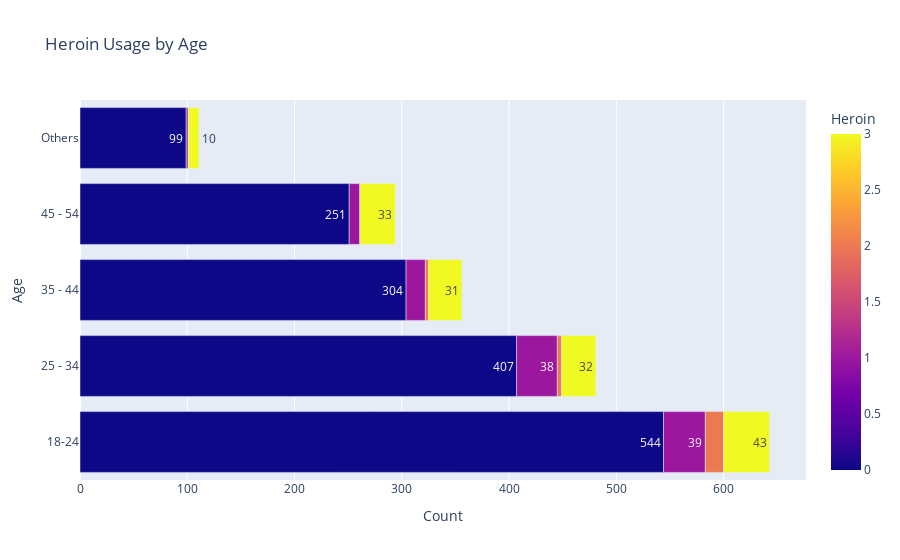
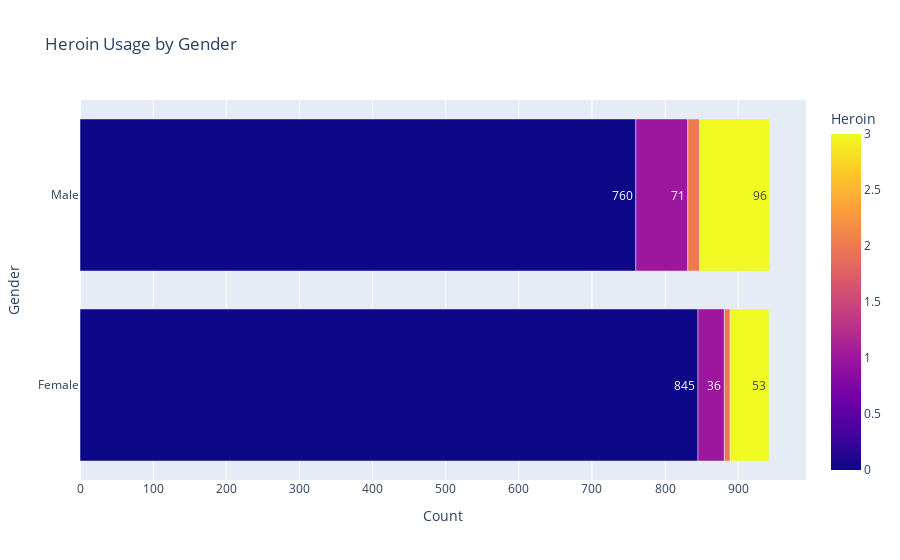
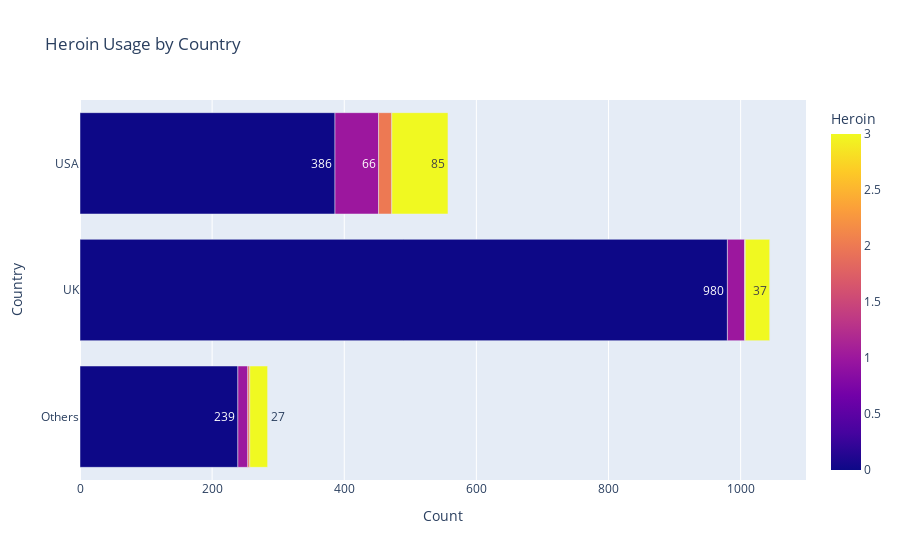
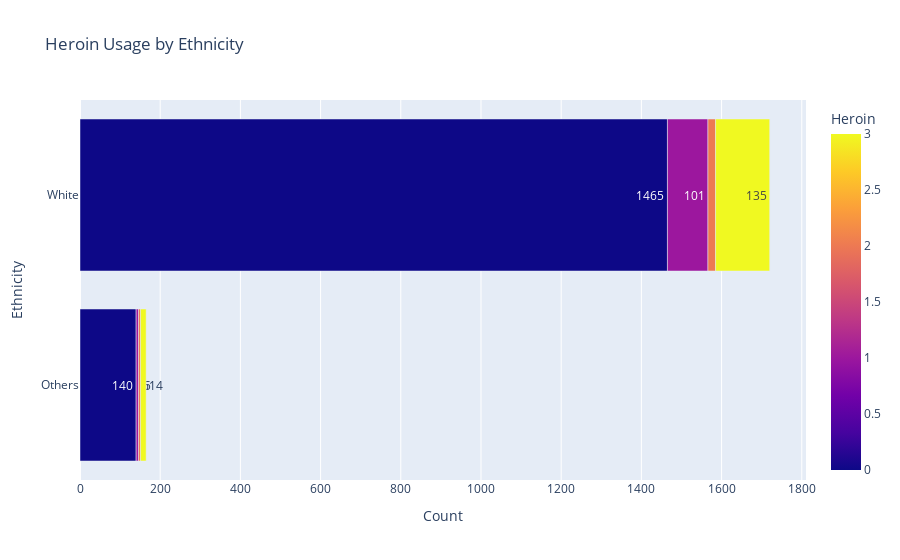

Notebook code for these charts, in order:
### Code cell
import plotly.express as px
select_feature = ["Age", "Gender", "Country", "Ethnicity"]
for i in range(len(target_list)):    
    target = target_list[i]
    for j in range(4) :        
        select=select_feature[j]        
        d = drug_category.groupby([select, target], observed=False).size().reset_index(name='Count')
        fig = px.bar(d, x='Count', y=select, color=target, barmode='group', 
                     title=f'{target} Usage by {select}', text_auto=True)
        fig.show()
#Horizontal graph is more suitable for Education:       
    d_e = drug_category.groupby(["Education", 
            target_list[i]], observed=False).size().reset_index(name='Count')
    fig = px.bar(d_e, x='Education', y="Count", color=target, barmode='group', 
                 title=f'{target} Usage by Education', text_auto=True)
    fig.show()

### Figure 1 — Plotly figure (JSON) as saved in the notebook; plotly's stock layout.template omitted (floating-point values rounded to 4 significant figures)
{"data": [{"alignmentgroup": "True", "hovertemplate": "Count=%{x}<br>Age=%{y}<br>Heroin=%{marker.color}<extra></extra>", "legendgroup": "", "marker": {"color": [0, 1, 2, 3, 0, 1, 2, 3, 0, 1, 2, 3, 0, 1, 2, 3, 0, 1, 2, 3], "coloraxis": "coloraxis", "pattern": {"shape": ""}}, "name": "", "offsetgroup": "", "orientation": "h", "showlegend": false, "textposition": "auto", "texttemplate": "%{x}", "type": "bar", "x": [544, 39, 17, 43, 407, 38, 4, 32, 304, 18, 3, 31, 251, 10, 0, 33, 99, 2, 0, 10], "xaxis": "x", "y": ["18-24", "18-24", "18-24", "18-24", "25 - 34", "25 - 34", "25 - 34", "25 - 34", "35 - 44", "35 - 44", "35 - 44", "35 - 44", "45 - 54", "45 - 54", "45 - 54", "45 - 54", "Others", "Others", "Others", "Others"], "yaxis": "y"}], "layout": {"autosize": true, "barmode": "group", "coloraxis": {"colorbar": {"title": {"text": "Heroin"}}, "colorscale": [[0, "#0d0887"], [0.1111, "#46039f"], [0.2222, "#7201a8"], [0.3333, "#9c179e"], [0.4444, "#bd3786"], [0.5556, "#d8576b"], [0.6667, "#ed7953"], [0.7778, "#fb9f3a"], [0.8889, "#fdca26"], [1, "#f0f921"]]}, "legend": {"tracegroupgap": 0}, "title": {"text": "Heroin Usage by Age"}, "xaxis": {"anchor": "y", "autorange": true, "domain": [0, 1], "range": [0, 676.8], "title": {"text": "Count"}, "type": "linear"}, "yaxis": {"anchor": "x", "autorange": true, "domain": [0, 1], "range": [-0.5, 4.5], "title": {"text": "Age"}, "type": "category"}}}

### Figure 2 — Plotly figure (JSON) as saved in the notebook; plotly's stock layout.template omitted (floating-point values rounded to 4 significant figures)
{"data": [{"alignmentgroup": "True", "hovertemplate": "Count=%{x}<br>Gender=%{y}<br>Heroin=%{marker.color}<extra></extra>", "legendgroup": "", "marker": {"color": [0, 1, 2, 3, 0, 1, 2, 3], "coloraxis": "coloraxis", "pattern": {"shape": ""}}, "name": "", "offsetgroup": "", "orientation": "h", "showlegend": false, "textposition": "auto", "texttemplate": "%{x}", "type": "bar", "x": [845, 36, 8, 53, 760, 71, 16, 96], "xaxis": "x", "y": ["Female", "Female", "Female", "Female", "Male", "Male", "Male", "Male"], "yaxis": "y"}], "layout": {"autosize": true, "barmode": "group", "coloraxis": {"colorbar": {"title": {"text": "Heroin"}}, "colorscale": [[0, "#0d0887"], [0.1111, "#46039f"], [0.2222, "#7201a8"], [0.3333, "#9c179e"], [0.4444, "#bd3786"], [0.5556, "#d8576b"], [0.6667, "#ed7953"], [0.7778, "#fb9f3a"], [0.8889, "#fdca26"], [1, "#f0f921"]]}, "legend": {"tracegroupgap": 0}, "title": {"text": "Heroin Usage by Gender"}, "xaxis": {"anchor": "y", "autorange": true, "domain": [0, 1], "range": [0, 992.6], "title": {"text": "Count"}, "type": "linear"}, "yaxis": {"anchor": "x", "autorange": true, "domain": [0, 1], "range": [-0.5, 1.5], "title": {"text": "Gender"}, "type": "category"}}}

### Figure 3 — Plotly figure (JSON) as saved in the notebook; plotly's stock layout.template omitted (floating-point values rounded to 4 significant figures)
{"data": [{"alignmentgroup": "True", "hovertemplate": "Count=%{x}<br>Country=%{y}<br>Heroin=%{marker.color}<extra></extra>", "legendgroup": "", "marker": {"color": [0, 1, 2, 3, 0, 1, 2, 3, 0, 1, 2, 3], "coloraxis": "coloraxis", "pattern": {"shape": ""}}, "name": "", "offsetgroup": "", "orientation": "h", "showlegend": false, "textposition": "auto", "texttemplate": "%{x}", "type": "bar", "x": [239, 15, 3, 27, 980, 26, 1, 37, 386, 66, 20, 85], "xaxis": "x", "y": ["Others", "Others", "Others", "Others", "UK", "UK", "UK", "UK", "USA", "USA", "USA", "USA"], "yaxis": "y"}], "layout": {"autosize": true, "barmode": "group", "coloraxis": {"colorbar": {"title": {"text": "Heroin"}}, "colorscale": [[0, "#0d0887"], [0.1111, "#46039f"], [0.2222, "#7201a8"], [0.3333, "#9c179e"], [0.4444, "#bd3786"], [0.5556, "#d8576b"], [0.6667, "#ed7953"], [0.7778, "#fb9f3a"], [0.8889, "#fdca26"], [1, "#f0f921"]]}, "legend": {"tracegroupgap": 0}, "title": {"text": "Heroin Usage by Country"}, "xaxis": {"anchor": "y", "autorange": true, "domain": [0, 1], "range": [0, 1099.0], "title": {"text": "Count"}, "type": "linear"}, "yaxis": {"anchor": "x", "autorange": true, "domain": [0, 1], "range": [-0.5, 2.5], "title": {"text": "Country"}, "type": "category"}}}

### Figure 4 — Plotly figure (JSON) as saved in the notebook; plotly's stock layout.template omitted (floating-point values rounded to 4 significant figures)
{"data": [{"alignmentgroup": "True", "hovertemplate": "Count=%{x}<br>Ethnicity=%{y}<br>Heroin=%{marker.color}<extra></extra>", "legendgroup": "", "marker": {"color": [0, 1, 2, 3, 0, 1, 2, 3], "coloraxis": "coloraxis", "pattern": {"shape": ""}}, "name": "", "offsetgroup": "", "orientation": "h", "showlegend": false, "textposition": "auto", "texttemplate": "%{x}", "type": "bar", "x": [140, 6, 5, 14, 1465, 101, 19, 135], "xaxis": "x", "y": ["Others", "Others", "Others", "Others", "White", "White", "White", "White"], "yaxis": "y"}], "layout": {"autosize": true, "barmode": "group", "coloraxis": {"colorbar": {"title": {"text": "Heroin"}}, "colorscale": [[0, "#0d0887"], [0.1111, "#46039f"], [0.2222, "#7201a8"], [0.3333, "#9c179e"], [0.4444, "#bd3786"], [0.5556, "#d8576b"], [0.6667, "#ed7953"], [0.7778, "#fb9f3a"], [0.8889, "#fdca26"], [1, "#f0f921"]]}, "legend": {"tracegroupgap": 0}, "title": {"text": "Heroin Usage by Ethnicity"}, "xaxis": {"anchor": "y", "autorange": true, "domain": [0, 1], "range": [0, 1811.0], "title": {"text": "Count"}, "type": "linear"}, "yaxis": {"anchor": "x", "autorange": true, "domain": [0, 1], "range": [-0.5, 1.5], "title": {"text": "Ethnicity"}, "type": "category"}}}
